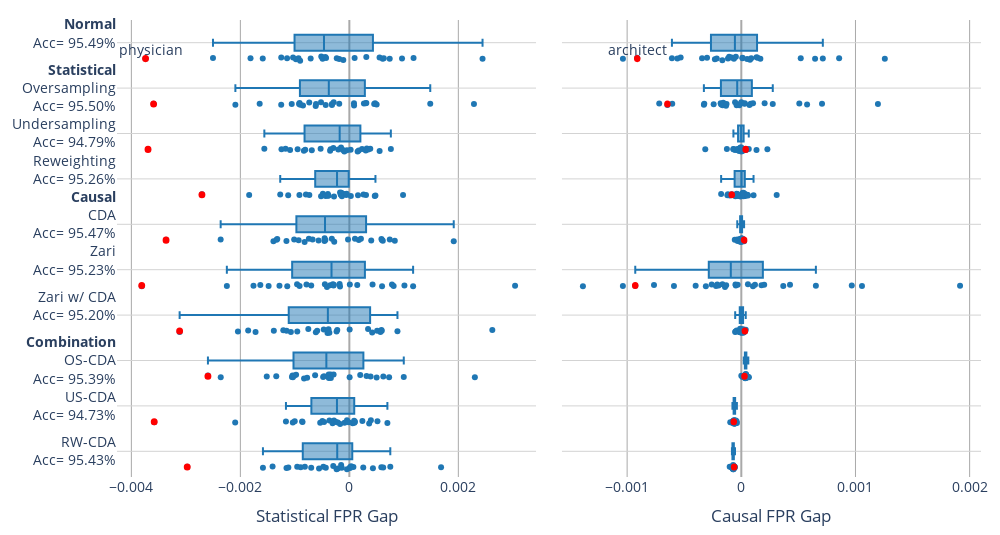

Notebook cell for this chart:
### Markdown cell above
## FPR Gap

### Code cell
fig = make_subplots(
    rows=1, cols=2, shared_yaxes=True, horizontal_spacing=0.03
)

for t in px.box(fpr_parity_df, x="statistical_parity", y="Method", color_discrete_sequence=px.colors.qualitative.D3, hover_data=["occupation"]).data:
    fig.add_trace(t, row=1, col=1)
for t in px.box(fpr_parity_df, x="causal_parity", y="Method", color_discrete_sequence=px.colors.qualitative.D3, hover_data=["occupation"]).data:
    t["showlegend"] = False
    fig.add_trace(t, row=1, col=2)

fig.update_layout(
    autosize=False,
    width=1000,
    height=535,
    plot_bgcolor='white',
    font=dict(size=14),
    legend_title="Debias Type",
    margin=dict(l=15, r=15, t=20, b=20),
    boxgap=0.5,
    yaxis = dict(
        tickmode = 'array',
        tickvals = ["Baseline", "Oversampling", "Undersampling", "Reweight", "CDA", "Zari", "Zari w/ CDA", "Oversampling w/ CDA", "Undersampling w/ CDA", "Reweight w/ CDA"],
        ticktext = [
            f"<b>Normal</b><br>Acc={acc_df[acc_df.Method == 'Baseline'].Acc.item()*100: .2f}%<br>", 
            f"<b>Statistical</b><br>Oversampling<br>Acc={acc_df[acc_df.Method == 'Oversampling'].Acc.item()*100: .2f}%", 
            f"Undersampling<br>Acc={acc_df[acc_df.Method == 'Undersampling'].Acc.item()*100: .2f}%",
            f"Reweighting<br>Acc={acc_df[acc_df.Method == 'Reweight'].Acc.item()*100: .2f}%<br>",
            f"<b>Causal</b><br>CDA<br>Acc={acc_df[acc_df.Method == 'CDA'].Acc.item()*100: .2f}%<br>", 
            f"Zari<br>Acc={acc_df[acc_df.Method == 'Zari'].Acc.item()*100: .2f}%<br>",
            f"Zari w/ CDA<br>Acc={acc_df[acc_df.Method == 'Zari w/ CDA'].Acc.item()*100: .2f}%<br>",
            f"<b>Combination</b><br>OS-CDA<br>Acc={acc_df[acc_df.Method == 'Oversampling w/ CDA'].Acc.item()*100: .2f}%",
            f"US-CDA<br>Acc={acc_df[acc_df.Method == 'Undersampling w/ CDA'].Acc.item()*100: .2f}%",
            f"RW-CDA<br>Acc={acc_df[acc_df.Method == 'Reweight w/ CDA'].Acc.item()*100: .2f}%",
        ]
    ),
    # xaxis2 = dict(range=[-0.052, 0.105], tickvals=[-0.05, 0, 0.05, 0.1])
)
fig.update_xaxes(title_text='Statistical FPR Gap',row=1, col=1)
fig.update_xaxes(title_text='Causal FPR Gap',row=1, col=2)
fig.update_traces(boxpoints="all", jitter=0.3, pointpos=-2)
fig.update_xaxes(
    mirror=True,
    showgrid=True,
    gridcolor='darkgrey',
    zeroline = True,
    zerolinecolor='darkgrey',
)
fig.update_yaxes(
    mirror=True,
    showgrid=True,
    gridcolor='lightgrey',
    categoryorder='array',
    categoryarray= ["Reweight w/ CDA", "Undersampling w/ CDA", "Oversampling w/ CDA", "Zari w/ CDA", "Zari", "CDA", "Reweight", "Undersampling", "Oversampling", 'Baseline']
)

baseline_x = fpr_parity_df[(fpr_parity_df.occupation == "physician")&(fpr_parity_df.Method == "Baseline")].statistical_parity.item()
fig.add_annotation(text="physician", x=baseline_x+0.0001, yref="paper", y=0.96, showarrow=False)

offset = 0.0993
methods = ["Baseline", "Oversampling", "Undersampling", "Reweight", "CDA", "Zari", "Zari w/ CDA", "Oversampling w/ CDA", "Undersampling w/ CDA", "Reweight w/ CDA"]
for i, method in enumerate(methods):
    x_pos = fpr_parity_df[(fpr_parity_df.occupation == "physician")&(fpr_parity_df.Method == method)].statistical_parity.item()
    fig.add_shape(type="circle", xref="x1", x0=x_pos-0.000045, x1=x_pos+0.000045, yref="paper", y0=0.91-(offset*i), y1=0.921-(offset*i), line_color="red", fillcolor="red")

baseline_x = fpr_parity_df[(fpr_parity_df.occupation == "architect")&(fpr_parity_df.Method == "Baseline")].causal_parity.item()
fig.add_annotation(text="architect", xref="x2", x=baseline_x, yref="paper", y=0.96, showarrow=False)
offset = 0.0993
for i, method in enumerate(methods):
    x_pos = fpr_parity_df[(fpr_parity_df.occupation == "architect")&(fpr_parity_df.Method == method)].causal_parity.item()
    fig.add_shape(type="circle", xref="x2", x0=x_pos-0.00002, x1=x_pos+0.00002, yref="paper", y0=0.91-(offset*i), y1=0.921-(offset*i), line_color="red", fillcolor="red")
fig.show()

### Figure 1 — Plotly figure (JSON) as saved in the notebook; plotly's stock layout.template omitted (floating-point values rounded to 4 significant figures; data arrays with more than 128 entries replaced by an {"elided": "..."} marker saying what was removed)
{"data": [{"alignmentgroup": "True", "boxpoints": "all", "customdata": {"elided": "280x1 str values"}, "hovertemplate": "statistical_parity=%{x}<br>Method=%{y}<br>occupation=%{customdata[0]}<extra></extra>", "jitter": 0.3, "legendgroup": "", "marker": {"color": "#1F77B4"}, "name": "", "notched": false, "offsetgroup": "", "orientation": "h", "pointpos": -2, "showlegend": false, "type": "box", "x": {"elided": "280 float values"}, "x0": " ", "xaxis": "x", "y": {"elided": "280 str values"}, "y0": " ", "yaxis": "y"}, {"alignmentgroup": "True", "boxpoints": "all", "customdata": {"elided": "280x1 str values"}, "hovertemplate": "causal_parity=%{x}<br>Method=%{y}<br>occupation=%{customdata[0]}<extra></extra>", "jitter": 0.3, "legendgroup": "", "marker": {"color": "#1F77B4"}, "name": "", "notched": false, "offsetgroup": "", "orientation": "h", "pointpos": -2, "showlegend": false, "type": "box", "x": {"elided": "280 float values"}, "x0": " ", "xaxis": "x2", "y": {"elided": "280 str values"}, "y0": " ", "yaxis": "y2"}], "layout": {"annotations": [{"showarrow": false, "text": "physician", "x": -0.00364, "y": 0.96, "yref": "paper"}, {"showarrow": false, "text": "architect", "x": -0.0009115, "xref": "x2", "y": 0.96, "yref": "paper"}], "autosize": false, "boxgap": 0.5, "font": {"size": 14}, "height": 535, "legend": {"title": {"text": "Debias Type"}}, "margin": {"b": 20, "l": 15, "r": 15, "t": 20}, "plot_bgcolor": "white", "shapes": [{"fillcolor": "red", "line": {"color": "red"}, "type": "circle", "x0": -0.003785, "x1": -0.003695, "xref": "x", "y0": 0.91, "y1": 0.921, "yref": "paper"}, {"fillcolor": "red", "line": {"color": "red"}, "type": "circle", "x0": -0.003637, "x1": -0.003547, "xref": "x", "y0": 0.8107, "y1": 0.8217, "yref": "paper"}, {"fillcolor": "red", "line": {"color": "red"}, "type": "circle", "x0": -0.003739, "x1": -0.003649, "xref": "x", "y0": 0.7114, "y1": 0.7224, "yref": "paper"}, {"fillcolor": "red", "line": {"color": "red"}, "type": "circle", "x0": -0.00275, "x1": -0.00266, "xref": "x", "y0": 0.6121, "y1": 0.6231, "yref": "paper"}, {"fillcolor": "red", "line": {"color": "red"}, "type": "circle", "x0": -0.003408, "x1": -0.003318, "xref": "x", "y0": 0.5128, "y1": 0.5238, "yref": "paper"}, {"fillcolor": "red", "line": {"color": "red"}, "type": "circle", "x0": -0.003855, "x1": -0.003765, "xref": "x", "y0": 0.4135, "y1": 0.4245, "yref": "paper"}, {"fillcolor": "red", "line": {"color": "red"}, "type": "circle", "x0": -0.003159, "x1": -0.003069, "xref": "x", "y0": 0.3142, "y1": 0.3252, "yref": "paper"}, {"fillcolor": "red", "line": {"color": "red"}, "type": "circle", "x0": -0.00264, "x1": -0.00255, "xref": "x", "y0": 0.2149, "y1": 0.2259, "yref": "paper"}, {"fillcolor": "red", "line": {"color": "red"}, "type": "circle", "x0": -0.003626, "x1": -0.003536, "xref": "x", "y0": 0.1156, "y1": 0.1266, "yref": "paper"}, {"fillcolor": "red", "line": {"color": "red"}, "type": "circle", "x0": -0.00302, "x1": -0.00293, "xref": "x", "y0": 0.0163, "y1": 0.0273, "yref": "paper"}, {"fillcolor": "red", "line": {"color": "red"}, "type": "circle", "x0": -0.0009315, "x1": -0.0008915, "xref": "x2", "y0": 0.91, "y1": 0.921, "yref": "paper"}, {"fillcolor": "red", "line": {"color": "red"}, "type": "circle", "x0": -0.0006671, "x1": -0.0006271, "xref": "x2", "y0": 0.8107, "y1": 0.8217, "yref": "paper"}, {"fillcolor": "red", "line": {"color": "red"}, "type": "circle", "x0": 1.827e-05, "x1": 5.827e-05, "xref": "x2", "y0": 0.7114, "y1": 0.7224, "yref": "paper"}, {"fillcolor": "red", "line": {"color": "red"}, "type": "circle", "x0": -0.0001035, "x1": -6.35e-05, "xref": "x2", "y0": 0.6121, "y1": 0.6231, "yref": "paper"}, {"fillcolor": "red", "line": {"color": "red"}, "type": "circle", "x0": 4.354e-06, "x1": 4.435e-05, "xref": "x2", "y0": 0.5128, "y1": 0.5238, "yref": "paper"}, {"fillcolor": "red", "line": {"color": "red"}, "type": "circle", "x0": -0.0009489, "x1": -0.0009089, "xref": "x2", "y0": 0.4135, "y1": 0.4245, "yref": "paper"}, {"fillcolor": "red", "line": {"color": "red"}, "type": "circle", "x0": 1.131e-05, "x1": 5.131e-05, "xref": "x2", "y0": 0.3142, "y1": 0.3252, "yref": "paper"}, {"fillcolor": "red", "line": {"color": "red"}, "type": "circle", "x0": 7.833e-06, "x1": 4.783e-05, "xref": "x2", "y0": 0.2149, "y1": 0.2259, "yref": "paper"}, {"fillcolor": "red", "line": {"color": "red"}, "type": "circle", "x0": -8.61e-05, "x1": -4.61e-05, "xref": "x2", "y0": 0.1156, "y1": 0.1266, "yref": "paper"}, {"fillcolor": "red", "line": {"color": "red"}, "type": "circle", "x0": -8.262e-05, "x1": -4.262e-05, "xref": "x2", "y0": 0.0163, "y1": 0.0273, "yref": "paper"}], "width": 1000, "xaxis": {"anchor": "y", "domain": [0, 0.485], "gridcolor": "darkgrey", "mirror": true, "showgrid": true, "title": {"text": "Statistical FPR Gap"}, "zeroline": true, "zerolinecolor": "darkgrey"}, "xaxis2": {"anchor": "y2", "domain": [0.515, 1], "gridcolor": "darkgrey", "mirror": true, "showgrid": true, "title": {"text": "Causal FPR Gap"}, "zeroline": true, "zerolinecolor": "darkgrey"}, "yaxis": {"anchor": "x", "categoryarray": ["Reweight w/ CDA", "Undersampling w/ CDA", "Oversampling w/ CDA", "Zari w/ CDA", "Zari", "CDA", "Reweight", "Undersampling", "Oversampling", "Baseline"], "categoryorder": "array", "domain": [0, 1], "gridcolor": "lightgrey", "mirror": true, "showgrid": true, "tickmode": "array", "ticktext": ["<b>Normal</b><br>Acc= 95.49%<br>", "<b>Statistical</b><br>Oversampling<br>Acc= 95.50%", "Undersampling<br>Acc= 94.79%", "Reweighting<br>Acc= 95.26%<br>", "<b>Causal</b><br>CDA<br>Acc= 95.47%<br>", "Zari<br>Acc= 95.23%<br>", "Zari w/ CDA<br>Acc= 95.20%<br>", "<b>Combination</b><br>OS-CDA<br>Acc= 95.39%", "US-CDA<br>Acc= 94.73%", "RW-CDA<br>Acc= 95.43%"], "tickvals": ["Baseline", "Oversampling", "Undersampling", "Reweight", "CDA", "Zari", "Zari w/ CDA", "Oversampling w/ CDA", "Undersampling w/ CDA", "Reweight w/ CDA"]}, "yaxis2": {"anchor": "x2", "categoryarray": ["Reweight w/ CDA", "Undersampling w/ CDA", "Oversampling w/ CDA", "Zari w/ CDA", "Zari", "CDA", "Reweight", "Undersampling", "Oversampling", "Baseline"], "categoryorder": "array", "domain": [0, 1], "gridcolor": "lightgrey", "matches": "y", "mirror": true, "showgrid": true, "showticklabels": false}}}
